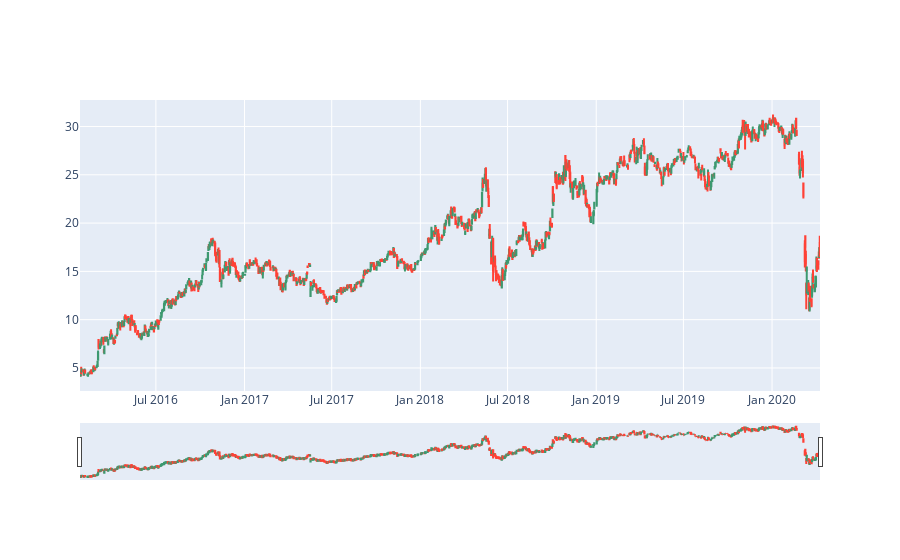

The notebook cell saved with this chart:
### Code cell
plot = go.Figure(data = [go.Candlestick(x = df["Date"],
                                       open = df["Open"],
                                       high = df["High"],
                                       low = df["Low"],
                                       close = df["Close"])])
plot.show()

### Figure 1 — Plotly figure (JSON) as saved in the notebook; plotly's stock layout.template omitted (floating-point values rounded to 4 significant figures; data arrays with more than 128 entries replaced by an {"elided": "..."} marker saying what was removed)
{"data": [{"close": {"elided": "1042 float values"}, "high": {"elided": "1042 float values"}, "low": {"elided": "1042 float values"}, "open": {"elided": "1042 float values"}, "type": "candlestick", "x": {"elided": "1042 str values"}}], "layout": {}}
